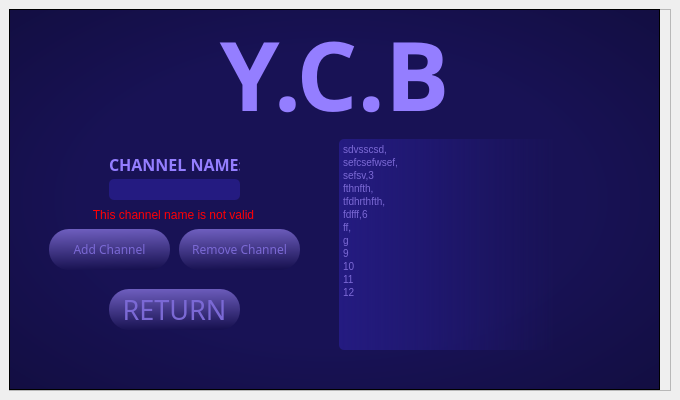
<?xml version="1.0" encoding="UTF-8"?>
<ui version="4.0">
 <class>Window_Menu</class>
 <widget class="QMainWindow" name="Window_Menu">
  <property name="geometry">
   <rect>
    <x>0</x>
    <y>0</y>
    <width>680</width>
    <height>400</height>
   </rect>
  </property>
  <property name="windowTitle">
   <string>MainWindow</string>
  </property>
  <widget class="QWidget" name="centralwidget">
   <layout class="QVBoxLayout" name="verticalLayout">
    <item>
     <widget class="QFrame" name="frame">
      <property name="styleSheet">
       <string notr="true">QFrame {
    color: rgb(220, 220, 220);
	border-radius: 20px;
}

background-color: qradialgradient(spread:pad, cx:0.5, cy:0.5, radius:0.5, fx:0.5, fy:0.5, stop:0 rgba(0, 0, 0, 255), stop:0.19397 rgba(0, 0, 0, 255), stop:0.202312 rgba(122, 97, 0, 255), stop:0.495514 rgba(76, 58, 0, 255), stop:0.504819 rgba(255, 255, 255, 255), stop:0.79 rgba(255, 255, 255, 255), stop:1 rgba(255, 158, 158, 255));</string>
      </property>
      <property name="frameShape">
       <enum>QFrame::StyledPanel</enum>
      </property>
      <property name="frameShadow">
       <enum>QFrame::Raised</enum>
      </property>
      <widget class="QLabel" name="titleLabel">
       <property name="geometry">
        <rect>
         <x>0</x>
         <y>-90</y>
         <width>651</width>
         <height>311</height>
        </rect>
       </property>
       <property name="font">
        <font>
         <family>Agency FB</family>
         <pointsize>72</pointsize>
        </font>
       </property>
       <property name="layoutDirection">
        <enum>Qt::LeftToRight</enum>
       </property>
       <property name="styleSheet">
        <string notr="true">color: rgb(233, 231, 255);
color: rgb(148, 126, 255);</string>
       </property>
       <property name="text">
        <string>&lt;strong&gt;Y.C.B</string>
       </property>
       <property name="textFormat">
        <enum>Qt::AutoText</enum>
       </property>
       <property name="scaledContents">
        <bool>false</bool>
       </property>
       <property name="alignment">
        <set>Qt::AlignCenter</set>
       </property>
      </widget>
      <widget class="QFrame" name="frame_2">
       <property name="geometry">
        <rect>
         <x>0</x>
         <y>0</y>
         <width>651</width>
         <height>381</height>
        </rect>
       </property>
       <property name="styleSheet">
        <string notr="true">background-color: rgb(24, 18, 85);
background-color: qradialgradient(spread:pad, cx:0.495, cy:0.5, radius:1.797, fx:0.494632, fy:0.5, stop:0.21393 rgba(24, 18, 85, 255), stop:1 rgba(0, 0, 0, 255));</string>
       </property>
       <property name="frameShape">
        <enum>QFrame::StyledPanel</enum>
       </property>
       <property name="frameShadow">
        <enum>QFrame::Raised</enum>
       </property>
       <widget class="QPushButton" name="btnRemove">
        <property name="geometry">
         <rect>
          <x>170</x>
          <y>220</y>
          <width>121</width>
          <height>41</height>
         </rect>
        </property>
        <property name="font">
         <font>
          <family>Segoe UI Semibold</family>
         </font>
        </property>
        <property name="styleSheet">
         <string notr="true">background-color: qlineargradient(spread:pad, x1:0.448, y1:0, x2:0.507, y2:1, stop:0 rgba(109, 93, 189, 255), stop:1 rgba(23, 17, 80, 255));
border-radius: 20px;
color: rgb(123, 105, 213);</string>
        </property>
        <property name="text">
         <string>Remove Channel</string>
        </property>
       </widget>
       <widget class="QPushButton" name="btnReturn">
        <property name="geometry">
         <rect>
          <x>100</x>
          <y>280</y>
          <width>131</width>
          <height>41</height>
         </rect>
        </property>
        <property name="font">
         <font>
          <family>Agency FB</family>
          <pointsize>20</pointsize>
         </font>
        </property>
        <property name="styleSheet">
         <string notr="true">background-color: qlineargradient(spread:pad, x1:0.448, y1:0, x2:0.507, y2:1, stop:0 rgba(109, 93, 189, 255), stop:1 rgba(23, 17, 80, 255));
border-radius: 20px;
color: rgb(123, 105, 213);</string>
        </property>
        <property name="text">
         <string>RETURN</string>
        </property>
       </widget>
       <widget class="QPushButton" name="btnAdd">
        <property name="geometry">
         <rect>
          <x>40</x>
          <y>220</y>
          <width>121</width>
          <height>41</height>
         </rect>
        </property>
        <property name="font">
         <font>
          <family>Segoe UI Semibold</family>
          <weight>50</weight>
          <bold>false</bold>
         </font>
        </property>
        <property name="styleSheet">
         <string notr="true">QPushButton {
	background-color: qlineargradient(spread:pad, x1:0.448, y1:0, x2:0.507, y2:1, stop:0 rgba(109, 93, 189, 255), stop:1 rgba(23, 17, 80, 255));
	border-radius: 20px;
	color: rgb(123, 105, 213);
}</string>
        </property>
        <property name="text">
         <string>Add Channel</string>
        </property>
        <property name="flat">
         <bool>false</bool>
        </property>
       </widget>
       <widget class="QLineEdit" name="fieldChannel">
        <property name="geometry">
         <rect>
          <x>100</x>
          <y>170</y>
          <width>131</width>
          <height>21</height>
         </rect>
        </property>
        <property name="font">
         <font>
          <family>Arial</family>
         </font>
        </property>
        <property name="layoutDirection">
         <enum>Qt::LeftToRight</enum>
        </property>
        <property name="styleSheet">
         <string notr="true">background-color: qlineargradient(spread:pad, x1:0.448, y1:0, x2:0.507, y2:1, stop:0 rgba(109, 93, 189, 255), stop:1 rgba(23, 17, 80, 255));
border-radius: 5px;
color: rgb(123, 105, 213);
background-color: rgba(23, 17, 80, 255);
background-color: rgb(42, 32, 152);
background-color: rgb(36, 27, 129);</string>
        </property>
        <property name="text">
         <string/>
        </property>
        <property name="alignment">
         <set>Qt::AlignCenter</set>
        </property>
       </widget>
      </widget>
      <widget class="QLabel" name="titleLabel_2">
       <property name="geometry">
        <rect>
         <x>100</x>
         <y>130</y>
         <width>131</width>
         <height>51</height>
        </rect>
       </property>
       <property name="font">
        <font>
         <family>Agency FB</family>
         <pointsize>12</pointsize>
        </font>
       </property>
       <property name="layoutDirection">
        <enum>Qt::LeftToRight</enum>
       </property>
       <property name="styleSheet">
        <string notr="true">color: rgb(233, 231, 255);
color: rgb(148, 126, 255);</string>
       </property>
       <property name="text">
        <string>&lt;html&gt;&lt;head/&gt;&lt;body&gt;&lt;p&gt;&lt;span style=&quot; font-weight:600;&quot;&gt;CHANNEL NAME:&lt;/span&gt;&lt;/p&gt;&lt;/body&gt;&lt;/html&gt;</string>
       </property>
       <property name="textFormat">
        <enum>Qt::AutoText</enum>
       </property>
       <property name="scaledContents">
        <bool>false</bool>
       </property>
       <property name="alignment">
        <set>Qt::AlignCenter</set>
       </property>
      </widget>
      <widget class="QTextEdit" name="ChannelList">
       <property name="geometry">
        <rect>
         <x>330</x>
         <y>130</y>
         <width>271</width>
         <height>211</height>
        </rect>
       </property>
       <property name="styleSheet">
        <string notr="true">background-color: qlineargradient(spread:pad, x1:0.448, y1:0, x2:0.507, y2:1, stop:0 rgba(109, 93, 189, 255), stop:1 rgba(23, 17, 80, 255));
border-radius: 5px;
color: rgb(123, 105, 213);
background-color: rgba(23, 17, 80, 255);
background-color: rgb(42, 32, 152);
background-color: rgb(36, 27, 129);
background-color: qlineargradient(spread:pad, x1:0, y1:0, x2:1, y2:0, stop:0 rgba(36, 27, 129, 255), stop:0.8 rgba(24, 18, 84, 0));</string>
       </property>
       <property name="html">
        <string>&lt;!DOCTYPE HTML PUBLIC &quot;-//W3C//DTD HTML 4.0//EN&quot; &quot;http://www.w3.org/TR/REC-html40/strict.dtd&quot;&gt;
&lt;html&gt;&lt;head&gt;&lt;meta name=&quot;qrichtext&quot; content=&quot;1&quot; /&gt;&lt;style type=&quot;text/css&quot;&gt;
p, li { white-space: pre-wrap; }
&lt;/style&gt;&lt;/head&gt;&lt;body style=&quot; font-family:'MS Shell Dlg 2'; font-size:7.8pt; font-weight:400; font-style:normal;&quot;&gt;
&lt;p align=&quot;justify&quot; style=&quot; margin-top:0px; margin-bottom:0px; margin-left:0px; margin-right:0px; -qt-block-indent:0; text-indent:0px;&quot;&gt;sdvsscsd,&lt;/p&gt;
&lt;p align=&quot;justify&quot; style=&quot; margin-top:0px; margin-bottom:0px; margin-left:0px; margin-right:0px; -qt-block-indent:0; text-indent:0px;&quot;&gt;sefcsefwsef,&lt;/p&gt;
&lt;p align=&quot;justify&quot; style=&quot; margin-top:0px; margin-bottom:0px; margin-left:0px; margin-right:0px; -qt-block-indent:0; text-indent:0px;&quot;&gt;sefsv,3&lt;/p&gt;
&lt;p align=&quot;justify&quot; style=&quot; margin-top:0px; margin-bottom:0px; margin-left:0px; margin-right:0px; -qt-block-indent:0; text-indent:0px;&quot;&gt;fthnfth,&lt;/p&gt;
&lt;p align=&quot;justify&quot; style=&quot; margin-top:0px; margin-bottom:0px; margin-left:0px; margin-right:0px; -qt-block-indent:0; text-indent:0px;&quot;&gt;tfdhrthfth,&lt;/p&gt;
&lt;p align=&quot;justify&quot; style=&quot; margin-top:0px; margin-bottom:0px; margin-left:0px; margin-right:0px; -qt-block-indent:0; text-indent:0px;&quot;&gt;fdfff,6&lt;/p&gt;
&lt;p align=&quot;justify&quot; style=&quot; margin-top:0px; margin-bottom:0px; margin-left:0px; margin-right:0px; -qt-block-indent:0; text-indent:0px;&quot;&gt;ff,&lt;/p&gt;
&lt;p align=&quot;justify&quot; style=&quot; margin-top:0px; margin-bottom:0px; margin-left:0px; margin-right:0px; -qt-block-indent:0; text-indent:0px;&quot;&gt;g&lt;/p&gt;
&lt;p align=&quot;justify&quot; style=&quot; margin-top:0px; margin-bottom:0px; margin-left:0px; margin-right:0px; -qt-block-indent:0; text-indent:0px;&quot;&gt;9&lt;/p&gt;
&lt;p align=&quot;justify&quot; style=&quot; margin-top:0px; margin-bottom:0px; margin-left:0px; margin-right:0px; -qt-block-indent:0; text-indent:0px;&quot;&gt;10&lt;/p&gt;
&lt;p align=&quot;justify&quot; style=&quot; margin-top:0px; margin-bottom:0px; margin-left:0px; margin-right:0px; -qt-block-indent:0; text-indent:0px;&quot;&gt;11&lt;/p&gt;
&lt;p align=&quot;justify&quot; style=&quot; margin-top:0px; margin-bottom:0px; margin-left:0px; margin-right:0px; -qt-block-indent:0; text-indent:0px;&quot;&gt;12&lt;/p&gt;&lt;/body&gt;&lt;/html&gt;</string>
       </property>
      </widget>
      <widget class="QLabel" name="labelError">
       <property name="geometry">
        <rect>
         <x>44</x>
         <y>195</y>
         <width>241</width>
         <height>21</height>
        </rect>
       </property>
       <property name="styleSheet">
        <string notr="true">color: rgb(255, 0, 4);</string>
       </property>
       <property name="text">
        <string>This channel name is not valid</string>
       </property>
       <property name="alignment">
        <set>Qt::AlignCenter</set>
       </property>
      </widget>
      <zorder>frame_2</zorder>
      <zorder>titleLabel</zorder>
      <zorder>titleLabel_2</zorder>
      <zorder>ChannelList</zorder>
      <zorder>labelError</zorder>
     </widget>
    </item>
   </layout>
  </widget>
 </widget>
 <resources/>
 <connections/>
</ui>
